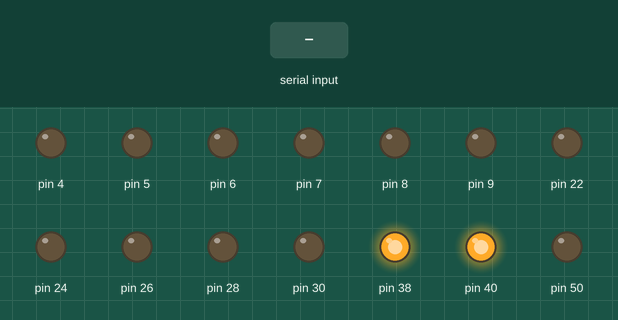
The sketch below on a simulated Arduino Mega 2560, built with avr-gcc and run on an emulated ATmega2560. Shown: output pins drawn as LEDs (lit = HIGH). Dashed ring = blinking. Inputs (shaded band) come from the test bench. What the sketch prints to the serial monitor is not drawn.

Above: at 1.2 s.
1.3 s: "TARGET_3\n" received over the second serial link
At 4.27 s:
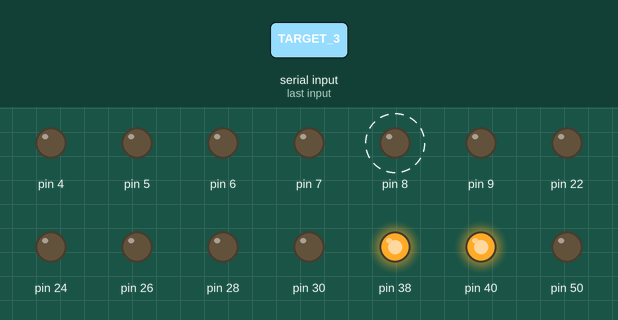
4.3 s: "TARGET_4\n" received over the second serial link
At 4.6 s:
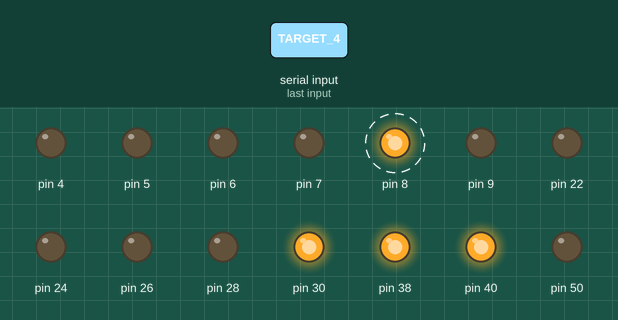
7.3 s: "BUTTON_1\n" received over the second serial link
At 9.2 s:
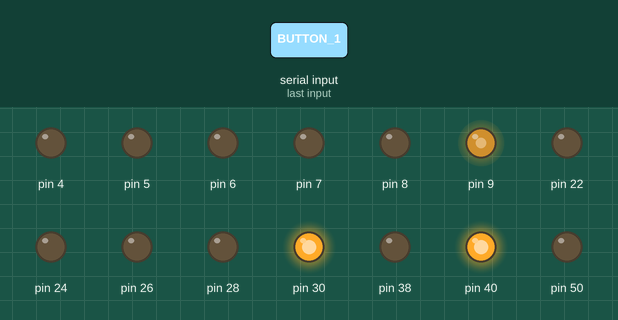
Timing chart, 0 to 14.3 s (numbered marks = the images above; inputs shaded):
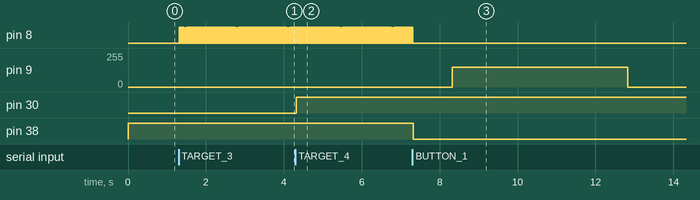

The sketch:

gripper_drive_ps.ino
```cpp
#include <Arduino.h>
#include "ps.h"
#include "Gripper.h"
#include "drive.h"
#include "conveyor.h"
int p1 = 13, d1 = 32;
bool motorOn = false;
bool prevDpadRight = false;

PS ps;
Gripper gripper(38, 40, 9, 50);  // relayA, relayB, PWM, DIR
Drive drive(4, 22, 5, 24, 6, 26, 7, 28);
Conveyor conveyor(30,8);

void setup() {
    Serial.begin(115200);
    Serial3.begin(115200);

    gripper.begin();
    drive.begin();
}

void loop() {
    ps.updateFromSerial(Serial3);
    drive.move(ps.axisY, ps.axisRX, ps.l2, ps.r2);

    if (ps.dPadUp) {
        conveyor.updateFrom("BUTTON 1");  // D-Pad Up triggers Conveyor button 1
    }
    else if (ps.dPadDown) {
        conveyor.updateFrom("BUTTON 2");  // D-Pad Down triggers Conveyor button 2
    }

    if (ps.buttonUp) {
        gripper.button1();
    }

    if (ps.buttonDown) {
        gripper.button2();
    }
    if (ps.dPadRight && !prevDpadRight) { // Only on press, not hold
        motorOn = !motorOn;  // Toggle state

        if (motorOn) {
            digitalWrite(d1, HIGH);
            analogWrite(p1, 255);
        } else {
            digitalWrite(d1, LOW);
            analogWrite(p1, 0);
        }
    }

    prevDpadRight = ps.dPadRight;
}
```

conveyor.cpp
```cpp
#include "conveyor.h"

Conveyor::Conveyor(uint8_t dirPin, uint8_t pwmPin) {
    motorDirPin = dirPin;
    motorPwmPin = pwmPin;
    pinMode(motorDirPin, OUTPUT);
    pinMode(motorPwmPin, OUTPUT);

    forwardRunning = false;
    reverseRunning = false;
}

void Conveyor::updateFrom(const String& command) {
    if (command == "BUTTON 1") {
        if (!forwardRunning) {
            digitalWrite(motorDirPin, LOW);
            analogWrite(motorPwmPin, 255);
            forwardRunning = true;
            reverseRunning = false;
            Serial.println("Motor FORWARD");
        } else {
            analogWrite(motorPwmPin, 0);
            forwardRunning = false;
            Serial.println("Motor STOPPED (from FORWARD)");
        }
    }
    else if (command == "BUTTON 2") {
        if (!reverseRunning) {
            digitalWrite(motorDirPin, HIGH);
            analogWrite(motorPwmPin, 255);
            reverseRunning = true;
            forwardRunning = false;
            Serial.println("Motor REVERSE");
        } else {
            analogWrite(motorPwmPin, 0);
            reverseRunning = false;
            Serial.println("Motor STOPPED (from REVERSE)");
        }
    }
}
```

conveyor.h
```cpp
#ifndef CONVEYOR_H
#define CONVEYOR_H

#include <Arduino.h>

class Conveyor {
public:
    Conveyor(uint8_t dirPin, uint8_t pwmPin);
    void updateFrom(const String& command);

private:
    uint8_t motorDirPin;
    uint8_t motorPwmPin;

    bool forwardRunning;
    bool reverseRunning;
};

#endif
```

drive.cpp
```cpp
#include "drive.h"

Drive::Drive(int p1, int d1, int p2, int d2, int p3, int d3, int p4, int d4)
    : pwm1(p1), dir1(d1), pwm2(p2), dir2(d2), pwm3(p3), dir3(d3), pwm4(p4), dir4(d4) {}

void Drive::begin() {
    pinMode(pwm1, OUTPUT); pinMode(dir1, OUTPUT);
    pinMode(pwm2, OUTPUT); pinMode(dir2, OUTPUT);
    pinMode(pwm3, OUTPUT); pinMode(dir3, OUTPUT);
    pinMode(pwm4, OUTPUT); pinMode(dir4, OUTPUT);
}

void Drive::move(int axisY, int axisRX, int l2, int r2) {
    Serial.print("AxisY: "); Serial.print(axisY);
    Serial.print(" | AxisRX: "); Serial.print(axisRX);
    Serial.print(" | L2: "); Serial.print(l2);
    Serial.print(" | R2: "); Serial.println(r2);

    // Apply deadzone
    if (abs(axisY) < 20) axisY = 0;
    if (abs(axisRX) < 20) axisRX = 0;

    // Translational Movement
    int uppwm = map(axisY, 0, -512, 0, max_pwm);  // Forward
    int downpwm = map(axisY, 0, 512, 0, max_pwm); // Backward
    int rightpwm = map(axisRX, 0, -512, 0, max_pwm); // Right
    int leftpwm = map(axisRX, 0, 512, 0, max_pwm); // Left

    // Rotation from triggers
    int rot = r2 - l2;  // R2 = clockwise, L2 = anticlockwise

    // Mixed motor values for omnidirectional X-drive
    int m1pwm = uppwm - rightpwm - rot;  // Motor 1 (FL)
    int m2pwm = uppwm + rightpwm + rot;  // Motor 2 (FR)
    int m3pwm = downpwm - leftpwm - rot; // Motor 3 (RR)
    int m4pwm = downpwm + leftpwm + rot; // Motor 4 (RL)

    // Determine direction
    m1 = (m1pwm > 0);
    m2 = (m2pwm > 0);
    m3 = (m3pwm < 0);
    m4 = (m4pwm < 0);

    // Absolute PWM values
    M1 = constrain(abs(m1pwm), 0, max_pwm);
    M2 = constrain(abs(m2pwm), 0, max_pwm);
    M3 = constrain(abs(m3pwm), 0, max_pwm);
    M4 = constrain(abs(m4pwm), 0, max_pwm);

    digitalWrite(dir1, m1);
    digitalWrite(dir2, m2);
    digitalWrite(dir3, m3);
    digitalWrite(dir4, m4);

    analogWrite(pwm1, M1);
    analogWrite(pwm2, M2);
    analogWrite(pwm3, M3);
    analogWrite(pwm4, M4);

    // Debug output
    Serial.print("M1 -> DIR: "); Serial.print(m1); Serial.print(" | PWM: "); Serial.println(M1);
    Serial.print("M2 -> DIR: "); Serial.print(m2); Serial.print(" | PWM: "); Serial.println(M2);
    Serial.print("M3 -> DIR: "); Serial.print(m3); Serial.print(" | PWM: "); Serial.println(M3);
    Serial.print("M4 -> DIR: "); Serial.print(m4); Serial.print(" | PWM: "); Serial.println(M4);
}
```

drive.h
```cpp
#ifndef DRIVE_H
#define DRIVE_H

#include <Arduino.h>

class Drive {
  public:
    Drive(int p1, int d1, int p2, int d2, int p3, int d3, int p4, int d4);
    void begin();
    void move(int axisY, int axisRX, int l2, int r2);

  private:
    int pwm1, dir1, pwm2, dir2, pwm3, dir3, pwm4, dir4; // motor pins
    const int max_pwm = 100; // maximum PWM value

    // direction and pwm values for each motor
    bool m1, m2, m3, m4;
    int M1, M2, M3, M4;
};

#endif
```

gripper.cpp
```cpp
#include "Gripper.h"

Gripper::Gripper(int relayA, int relayB, int pwmPin, int dirPin)
    : relayA(relayA), relayB(relayB), pwmPin(pwmPin), dirPin(dirPin) {}

void Gripper::begin() {
    pinMode(relayA, OUTPUT);
    pinMode(relayB, OUTPUT);
    pinMode(pwmPin, OUTPUT);
    pinMode(dirPin, OUTPUT);

    digitalWrite(relayA, HIGH);  // Retracted
    digitalWrite(relayB, HIGH);  // Closed
    analogWrite(pwmPin, 0);
}

void Gripper::button1() {
    if (currentState == IDLE) {
        extendArmAndTiltDown();
    } else if (currentState == BALL_GRABBED) {
        tiltUpAndRetract();
    }
}

void Gripper::button2() {
    openCloseGripper();
}

void Gripper::extendArmAndTiltDown() {
    Serial.println("Step 1: Extending arm & tilting down");

    digitalWrite(relayA, LOW);  // Extend arm
    delay(1000);

    digitalWrite(dirPin, LOW);  // Tilt down
    analogWrite(pwmPin, 150);
    delay(4500);
    analogWrite(pwmPin, 0);

    currentState = ARM_EXTENDED_AND_TILTED_DOWN;
    Serial.println("Arm extended & tilted down.");
}

void Gripper::openCloseGripper() {
    if (!gripperOpen) {
        Serial.println("Step 2: Opening gripper");
        digitalWrite(relayB, HIGH); // Open
        gripperOpen = true;
    } else {
        Serial.println("Step 2: Closing gripper");
        digitalWrite(relayB, LOW); // Close
        gripperOpen = false;
        currentState = BALL_GRABBED;
        Serial.println("Ball grabbed.");
    }
}

void Gripper::tiltUpAndRetract() {
    Serial.println("Step 3: Tilting up & retracting arm");

    digitalWrite(dirPin, HIGH);     // Tilt up
    analogWrite(pwmPin, 150);
    delay(5500);
    analogWrite(pwmPin, 0);

    // digitalWrite(relayB, HIGH);  // Retract gripper
    // delay(500);

    digitalWrite(relayA, HIGH);  // Retract arm
    delay(2000);

    gripperOpen = false;
    currentState = IDLE;

    Serial.println("Cycle complete. Back to IDLE.");
}
```

gripper.h
```cpp
#ifndef GRIPPER_H
#define GRIPPER_H

#include <Arduino.h>

class Gripper {
public:
    Gripper(int relayA, int relayB, int pwmPin, int dirPin);

    void begin();
    void button1();  // Extend/Tilt or Retract/Reset based on state
    void button2();  // Open/Close gripper

private:
    int relayA, relayB, pwmPin, dirPin;
    bool gripperOpen = false;

    enum GripperState {
        IDLE,
        ARM_EXTENDED_AND_TILTED_DOWN,
        BALL_GRABBED
    };

    GripperState currentState = IDLE;

    void extendArmAndTiltDown();
    void openCloseGripper();
    void tiltUpAndRetract();
};

#endif
```

ps.cpp
```cpp
#include "ps.h"

void PS::resetButtons() {
    dPadRight = false;
    dPadLeft = false;
    dPadUp = false;
    dPadDown = false;
    buttonUp = false;
    buttonDown = false;
    buttonLeft = false;
    buttonRight = false;
}

void PS::updateFromSerial(HardwareSerial& serial) {
    if (serial.available()) {
        String command = serial.readStringUntil('\n');
        command.trim();

        // Reset button/dpad states (but not triggers or joysticks)
        resetButtons();

        if (command == "TARGET_1") {
            dPadRight = true;
        } else if (command == "TARGET_2") {
            dPadLeft = true;
        } else if (command == "TARGET_3") {
            dPadUp = true;
        } else if (command == "TARGET_4") {
            dPadDown = true;
        } else if (command == "BUTTON_1") {
            buttonUp = true;
        } else if (command == "BUTTON_2") {
            buttonDown = true;
        } else if (command == "BUTTON_3") {
            buttonLeft = true;
        } else if (command == "BUTTON_4") {
            buttonRight = true;
        } else if (command.startsWith("L2 VALUE:")) {
            l2 = command.substring(10).toInt();
            lastL2Update = millis();
        } else if (command.startsWith("R2 VALUE:")) {
            r2 = command.substring(10).toInt();
            lastR2Update = millis();
        } else if (command.startsWith("LEFT_JOYSTICK:")) {
            int xIndex = command.indexOf("X=");
            int yIndex = command.indexOf("Y=");
            if (xIndex >= 0 && yIndex > xIndex) {
                axisX = command.substring(xIndex + 2, command.indexOf(',', xIndex)).toInt();
                axisY = command.substring(yIndex + 2).toInt();
            }
        } else if (command.startsWith("RIGHT_JOYSTICK:")) {
            int rxIndex = command.indexOf("RX=");
            int ryIndex = command.indexOf("RY=");
            if (rxIndex >= 0 && ryIndex > rxIndex) {
                axisRX = command.substring(rxIndex + 3, command.indexOf(',', rxIndex)).toInt();
                axisRY = command.substring(ryIndex + 3).toInt();
            }
        }
    }

    handleTimeouts();  // Check for stuck L2/R2
}

void PS::handleTimeouts() {
    const unsigned long timeout = 200; // 200ms
    unsigned long now = millis();

    if (now - lastL2Update > timeout) {
        l2 = 0;
    }

    if (now - lastR2Update > timeout) {
        r2 = 0;
    }
}
```

ps.h
```cpp
#ifndef PS_H
#define PS_H

#include <Arduino.h>

class PS {
public:
    // Button & target flags
    bool dPadRight = false;
    bool dPadLeft = false;
    bool dPadUp = false;
    bool dPadDown = false;

    bool buttonUp = false;
    bool buttonDown = false;
    bool buttonLeft = false;
    bool buttonRight = false;

    // Analog values
    int l2 = 0;
    int r2 = 0;

    // Joysticks
    int axisX = 0;
    int axisY = 0;
    int axisRX = 0;
    int axisRY = 0;

    // Timestamps
    unsigned long lastL2Update = 0;
    unsigned long lastR2Update = 0;

    void resetButtons();
    void updateFromSerial(HardwareSerial& serial);
    void handleTimeouts();  // New function to handle stuck values
};

#endif
```

Measured:
- after the input at 1.3 s, pin 8: alternates HIGH for 0.01 s and LOW for 0.01 s, starting at once
- after the input at 4.3 s, pin 30: LOW → HIGH at once
- after the input at 7.3 s, pin 8: goes on until 7.3 s, then stays LOW; pin 9: 0/255 → 150/255 after 1.0 s, → 0/255 4.5 s later; pin 38: HIGH → LOW at once
